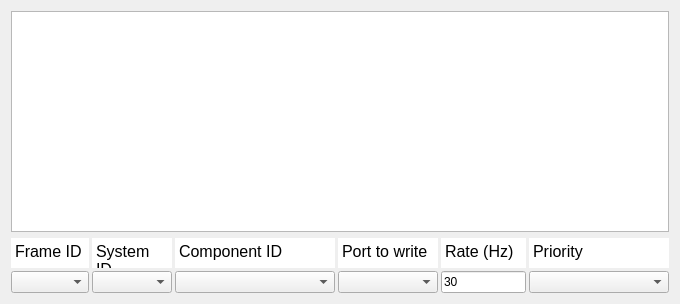
         <widget class="QWidget" name="scrollAreaWidgetContents">
          <property name="geometry">
           <rect>
            <x>0</x>
            <y>0</y>
            <width>680</width>
            <height>304</height>
           </rect>
          </property>
          <layout class="QVBoxLayout" name="verticalLayout_14">
           <item>
            <widget class="QTableWidget" name="tableWidget_mocap_relay">
             <property name="sizePolicy">
              <sizepolicy hsizetype="Expanding" vsizetype="Expanding">
               <horstretch>0</horstretch>
               <verstretch>0</verstretch>
              </sizepolicy>
             </property>
             <property name="sizeAdjustPolicy">
              <enum>QAbstractScrollArea::AdjustIgnored</enum>
             </property>
             <property name="editTriggers">
              <set>QAbstractItemView::NoEditTriggers</set>
             </property>
             <property name="tabKeyNavigation">
              <bool>false</bool>
             </property>
             <property name="showDropIndicator" stdset="0">
              <bool>false</bool>
             </property>
             <property name="dragDropOverwriteMode">
              <bool>false</bool>
             </property>
             <property name="selectionBehavior">
              <enum>QAbstractItemView::SelectRows</enum>
             </property>
             <attribute name="horizontalHeaderCascadingSectionResizes">
              <bool>true</bool>
             </attribute>
            </widget>
           </item>
           <item>
            <layout class="QHBoxLayout" name="horizontalLayout_6">
             <property name="spacing">
              <number>3</number>
             </property>
             <item>
              <layout class="QVBoxLayout" name="verticalLayout_7">
               <property name="spacing">
                <number>3</number>
               </property>
               <item>
                <widget class="QTextBrowser" name="textBrowser_5">
                 <property name="sizePolicy">
                  <sizepolicy hsizetype="MinimumExpanding" vsizetype="Fixed">
                   <horstretch>0</horstretch>
                   <verstretch>0</verstretch>
                  </sizepolicy>
                 </property>
                 <property name="minimumSize">
                  <size>
                   <width>78</width>
                   <height>30</height>
                  </size>
                 </property>
                 <property name="maximumSize">
                  <size>
                   <width>16777215</width>
                   <height>30</height>
                  </size>
                 </property>
                 <property name="sizeIncrement">
                  <size>
                   <width>0</width>
                   <height>0</height>
                  </size>
                 </property>
                 <property name="baseSize">
                  <size>
                   <width>0</width>
                   <height>0</height>
                  </size>
                 </property>
                 <property name="layoutDirection">
                  <enum>Qt::LeftToRight</enum>
                 </property>
                 <property name="autoFillBackground">
                  <bool>false</bool>
                 </property>
                 <property name="frameShape">
                  <enum>QFrame::NoFrame</enum>
                 </property>
                 <property name="frameShadow">
                  <enum>QFrame::Plain</enum>
                 </property>
                 <property name="verticalScrollBarPolicy">
                  <enum>Qt::ScrollBarAlwaysOff</enum>
                 </property>
                 <property name="horizontalScrollBarPolicy">
                  <enum>Qt::ScrollBarAlwaysOff</enum>
                 </property>
                 <property name="sizeAdjustPolicy">
                  <enum>QAbstractScrollArea::AdjustToContents</enum>
                 </property>
                 <property name="lineWrapMode">
                  <enum>QTextEdit::WidgetWidth</enum>
                 </property>
                 <property name="html">
                  <string>&lt;!DOCTYPE HTML PUBLIC &quot;-//W3C//DTD HTML 4.0//EN&quot; &quot;http://www.w3.org/TR/REC-html40/strict.dtd&quot;&gt;
&lt;html&gt;&lt;head&gt;&lt;meta name=&quot;qrichtext&quot; content=&quot;1&quot; /&gt;&lt;meta charset=&quot;utf-8&quot; /&gt;&lt;style type=&quot;text/css&quot;&gt;
p, li { white-space: pre-wrap; }
hr { height: 1px; border-width: 0; }
li.unchecked::marker { content: &quot;\2610&quot;; }
li.checked::marker { content: &quot;\2612&quot;; }
&lt;/style&gt;&lt;/head&gt;&lt;body style=&quot; font-family:'Segoe UI'; font-size:9pt; font-weight:400; font-style:normal;&quot;&gt;
&lt;p style=&quot; margin-top:0px; margin-bottom:0px; margin-left:0px; margin-right:0px; -qt-block-indent:0; text-indent:0px;&quot;&gt;&lt;span style=&quot; font-size:12pt;&quot;&gt;Frame ID&lt;/span&gt;&lt;/p&gt;&lt;/body&gt;&lt;/html&gt;</string>
                 </property>
                 <property name="textInteractionFlags">
                  <set>Qt::NoTextInteraction</set>
                 </property>
                </widget>
               </item>
               <item>
                <widget class="QComboBox" name="cmbx_relay_frameid">
                 <property name="sizePolicy">
                  <sizepolicy hsizetype="MinimumExpanding" vsizetype="Fixed">
                   <horstretch>30</horstretch>
                   <verstretch>0</verstretch>
                  </sizepolicy>
                 </property>
                 <property name="minimumSize">
                  <size>
                   <width>78</width>
                   <height>0</height>
                  </size>
                 </property>
                 <property name="maximumSize">
                  <size>
                   <width>16777215</width>
                   <height>16777215</height>
                  </size>
                 </property>
                 <property name="baseSize">
                  <size>
                   <width>0</width>
                   <height>0</height>
                  </size>
                 </property>
                </widget>
               </item>
              </layout>
             </item>
             <item>
              <layout class="QVBoxLayout" name="verticalLayout_8">
               <property name="spacing">
                <number>3</number>
               </property>
               <item>
                <widget class="QTextBrowser" name="textBrowser_7">
                 <property name="sizePolicy">
                  <sizepolicy hsizetype="MinimumExpanding" vsizetype="Fixed">
                   <horstretch>0</horstretch>
                   <verstretch>0</verstretch>
                  </sizepolicy>
                 </property>
                 <property name="minimumSize">
                  <size>
                   <width>80</width>
                   <height>30</height>
                  </size>
                 </property>
                 <property name="maximumSize">
                  <size>
                   <width>16777215</width>
                   <height>30</height>
                  </size>
                 </property>
                 <property name="sizeIncrement">
                  <size>
                   <width>0</width>
                   <height>0</height>
                  </size>
                 </property>
                 <property name="baseSize">
                  <size>
                   <width>0</width>
                   <height>0</height>
                  </size>
                 </property>
                 <property name="layoutDirection">
                  <enum>Qt::LeftToRight</enum>
                 </property>
                 <property name="autoFillBackground">
                  <bool>false</bool>
                 </property>
                 <property name="frameShape">
                  <enum>QFrame::NoFrame</enum>
                 </property>
                 <property name="frameShadow">
                  <enum>QFrame::Plain</enum>
                 </property>
                 <property name="verticalScrollBarPolicy">
                  <enum>Qt::ScrollBarAlwaysOff</enum>
                 </property>
                 <property name="horizontalScrollBarPolicy">
                  <enum>Qt::ScrollBarAlwaysOff</enum>
                 </property>
                 <property name="sizeAdjustPolicy">
                  <enum>QAbstractScrollArea::AdjustToContents</enum>
                 </property>
                 <property name="lineWrapMode">
                  <enum>QTextEdit::WidgetWidth</enum>
                 </property>
                 <property name="html">
                  <string>&lt;!DOCTYPE HTML PUBLIC &quot;-//W3C//DTD HTML 4.0//EN&quot; &quot;http://www.w3.org/TR/REC-html40/strict.dtd&quot;&gt;
&lt;html&gt;&lt;head&gt;&lt;meta name=&quot;qrichtext&quot; content=&quot;1&quot; /&gt;&lt;meta charset=&quot;utf-8&quot; /&gt;&lt;style type=&quot;text/css&quot;&gt;
p, li { white-space: pre-wrap; }
hr { height: 1px; border-width: 0; }
li.unchecked::marker { content: &quot;\2610&quot;; }
li.checked::marker { content: &quot;\2612&quot;; }
&lt;/style&gt;&lt;/head&gt;&lt;body style=&quot; font-family:'Segoe UI'; font-size:9pt; font-weight:400; font-style:normal;&quot;&gt;
&lt;p style=&quot; margin-top:0px; margin-bottom:0px; margin-left:0px; margin-right:0px; -qt-block-indent:0; text-indent:0px;&quot;&gt;&lt;span style=&quot; font-size:12pt;&quot;&gt;System ID&lt;/span&gt;&lt;/p&gt;&lt;/body&gt;&lt;/html&gt;</string>
                 </property>
                 <property name="textInteractionFlags">
                  <set>Qt::NoTextInteraction</set>
                 </property>
                </widget>
               </item>
               <item>
                <widget class="QComboBox" name="cmbx_relay_sysid">
                 <property name="sizePolicy">
                  <sizepolicy hsizetype="MinimumExpanding" vsizetype="Fixed">
                   <horstretch>30</horstretch>
                   <verstretch>0</verstretch>
                  </sizepolicy>
                 </property>
                 <property name="minimumSize">
                  <size>
                   <width>80</width>
                   <height>0</height>
                  </size>
                 </property>
                 <property name="maximumSize">
                  <size>
                   <width>16777215</width>
                   <height>16777215</height>
                  </size>
                 </property>
                 <property name="baseSize">
                  <size>
                   <width>0</width>
                   <height>0</height>
                  </size>
                 </property>
                </widget>
               </item>
              </layout>
             </item>
             <item>
              <layout class="QVBoxLayout" name="verticalLayout_10">
               <property name="spacing">
                <number>3</number>
               </property>
               <item>
                <widget class="QTextBrowser" name="textBrowser_8">
                 <property name="sizePolicy">
                  <sizepolicy hsizetype="MinimumExpanding" vsizetype="Fixed">
                   <horstretch>0</horstretch>
                   <verstretch>0</verstretch>
                  </sizepolicy>
                 </property>
                 <property name="minimumSize">
                  <size>
                   <width>160</width>
                   <height>30</height>
                  </size>
                 </property>
                 <property name="maximumSize">
                  <size>
                   <width>16777215</width>
                   <height>30</height>
                  </size>
                 </property>
                 <property name="sizeIncrement">
                  <size>
                   <width>0</width>
                   <height>0</height>
                  </size>
                 </property>
                 <property name="baseSize">
                  <size>
                   <width>0</width>
                   <height>0</height>
                  </size>
                 </property>
                 <property name="layoutDirection">
                  <enum>Qt::LeftToRight</enum>
                 </property>
                 <property name="autoFillBackground">
                  <bool>false</bool>
                 </property>
                 <property name="frameShape">
                  <enum>QFrame::NoFrame</enum>
                 </property>
                 <property name="frameShadow">
                  <enum>QFrame::Plain</enum>
                 </property>
                 <property name="verticalScrollBarPolicy">
                  <enum>Qt::ScrollBarAlwaysOff</enum>
                 </property>
                 <property name="horizontalScrollBarPolicy">
                  <enum>Qt::ScrollBarAlwaysOff</enum>
                 </property>
                 <property name="sizeAdjustPolicy">
                  <enum>QAbstractScrollArea::AdjustToContents</enum>
                 </property>
                 <property name="lineWrapMode">
                  <enum>QTextEdit::WidgetWidth</enum>
                 </property>
                 <property name="html">
                  <string>&lt;!DOCTYPE HTML PUBLIC &quot;-//W3C//DTD HTML 4.0//EN&quot; &quot;http://www.w3.org/TR/REC-html40/strict.dtd&quot;&gt;
&lt;html&gt;&lt;head&gt;&lt;meta name=&quot;qrichtext&quot; content=&quot;1&quot; /&gt;&lt;meta charset=&quot;utf-8&quot; /&gt;&lt;style type=&quot;text/css&quot;&gt;
p, li { white-space: pre-wrap; }
hr { height: 1px; border-width: 0; }
li.unchecked::marker { content: &quot;\2610&quot;; }
li.checked::marker { content: &quot;\2612&quot;; }
&lt;/style&gt;&lt;/head&gt;&lt;body style=&quot; font-family:'Segoe UI'; font-size:9pt; font-weight:400; font-style:normal;&quot;&gt;
&lt;p style=&quot; margin-top:0px; margin-bottom:0px; margin-left:0px; margin-right:0px; -qt-block-indent:0; text-indent:0px;&quot;&gt;&lt;span style=&quot; font-size:12pt;&quot;&gt;Component ID&lt;/span&gt;&lt;/p&gt;&lt;/body&gt;&lt;/html&gt;</string>
                 </property>
                 <property name="textInteractionFlags">
                  <set>Qt::NoTextInteraction</set>
                 </property>
                </widget>
               </item>
               <item>
                <widget class="QComboBox" name="cmbx_relay_compid">
                 <property name="sizePolicy">
                  <sizepolicy hsizetype="MinimumExpanding" vsizetype="Fixed">
                   <horstretch>30</horstretch>
                   <verstretch>0</verstretch>
                  </sizepolicy>
                 </property>
                 <property name="minimumSize">
                  <size>
                   <width>160</width>
                   <height>0</height>
                  </size>
                 </property>
                 <property name="maximumSize">
                  <size>
                   <width>16777215</width>
                   <height>16777215</height>
                  </size>
                 </property>
                 <property name="baseSize">
                  <size>
                   <width>0</width>
                   <height>0</height>
                  </size>
                 </property>
                </widget>
               </item>
              </layout>
             </item>
             <item>
              <layout class="QVBoxLayout" name="verticalLayout_11">
               <property name="spacing">
                <number>3</number>
               </property>
               <item>
                <widget class="QTextBrowser" name="textBrowser_11">
                 <property name="sizePolicy">
                  <sizepolicy hsizetype="MinimumExpanding" vsizetype="Fixed">
                   <horstretch>0</horstretch>
                   <verstretch>0</verstretch>
                  </sizepolicy>
                 </property>
                 <property name="minimumSize">
                  <size>
                   <width>100</width>
                   <height>30</height>
                  </size>
                 </property>
                 <property name="maximumSize">
                  <size>
                   <width>16777215</width>
                   <height>30</height>
                  </size>
                 </property>
                 <property name="sizeIncrement">
                  <size>
                   <width>0</width>
                   <height>0</height>
                  </size>
                 </property>
                 <property name="baseSize">
                  <size>
                   <width>0</width>
                   <height>0</height>
                  </size>
                 </property>
                 <property name="layoutDirection">
                  <enum>Qt::LeftToRight</enum>
                 </property>
                 <property name="autoFillBackground">
                  <bool>false</bool>
                 </property>
                 <property name="frameShape">
                  <enum>QFrame::NoFrame</enum>
                 </property>
                 <property name="frameShadow">
                  <enum>QFrame::Plain</enum>
                 </property>
                 <property name="verticalScrollBarPolicy">
                  <enum>Qt::ScrollBarAlwaysOff</enum>
                 </property>
                 <property name="horizontalScrollBarPolicy">
                  <enum>Qt::ScrollBarAlwaysOff</enum>
                 </property>
                 <property name="sizeAdjustPolicy">
                  <enum>QAbstractScrollArea::AdjustToContents</enum>
                 </property>
                 <property name="lineWrapMode">
                  <enum>QTextEdit::WidgetWidth</enum>
                 </property>
                 <property name="html">
                  <string>&lt;!DOCTYPE HTML PUBLIC &quot;-//W3C//DTD HTML 4.0//EN&quot; &quot;http://www.w3.org/TR/REC-html40/strict.dtd&quot;&gt;
&lt;html&gt;&lt;head&gt;&lt;meta name=&quot;qrichtext&quot; content=&quot;1&quot; /&gt;&lt;meta charset=&quot;utf-8&quot; /&gt;&lt;style type=&quot;text/css&quot;&gt;
p, li { white-space: pre-wrap; }
hr { height: 1px; border-width: 0; }
li.unchecked::marker { content: &quot;\2610&quot;; }
li.checked::marker { content: &quot;\2612&quot;; }
&lt;/style&gt;&lt;/head&gt;&lt;body style=&quot; font-family:'Segoe UI'; font-size:9pt; font-weight:400; font-style:normal;&quot;&gt;
&lt;p style=&quot; margin-top:0px; margin-bottom:0px; margin-left:0px; margin-right:0px; -qt-block-indent:0; text-indent:0px;&quot;&gt;&lt;span style=&quot; font-size:12pt;&quot;&gt;Port to write&lt;/span&gt;&lt;/p&gt;&lt;/body&gt;&lt;/html&gt;</string>
                 </property>
                 <property name="textInteractionFlags">
                  <set>Qt::NoTextInteraction</set>
                 </property>
                </widget>
               </item>
               <item>
                <widget class="QComboBox" name="cmbx_relay_port_name">
                 <property name="sizePolicy">
                  <sizepolicy hsizetype="MinimumExpanding" vsizetype="Fixed">
                   <horstretch>0</horstretch>
                   <verstretch>0</verstretch>
                  </sizepolicy>
                 </property>
                 <property name="minimumSize">
                  <size>
                   <width>100</width>
                   <height>0</height>
                  </size>
                 </property>
                 <property name="maximumSize">
                  <size>
                   <width>16777215</width>
                   <height>16777215</height>
                  </size>
                 </property>
                 <property name="baseSize">
                  <size>
                   <width>0</width>
                   <height>0</height>
                  </size>
                 </property>
                </widget>
               </item>
              </layout>
             </item>
             <item>
              <layout class="QVBoxLayout" name="verticalLayout_13">
               <property name="spacing">
                <number>3</number>
               </property>
               <item>
                <widget class="QTextBrowser" name="textBrowser_6">
                 <property name="sizePolicy">
                  <sizepolicy hsizetype="MinimumExpanding" vsizetype="Fixed">
                   <horstretch>0</horstretch>
                   <verstretch>0</verstretch>
                  </sizepolicy>
                 </property>
                 <property name="minimumSize">
                  <size>
                   <width>75</width>
                   <height>30</height>
                  </size>
                 </property>
                 <property name="maximumSize">
                  <size>
                   <width>16777215</width>
                   <height>30</height>
                  </size>
                 </property>
                 <property name="sizeIncrement">
                  <size>
                   <width>0</width>
                   <height>0</height>
                  </size>
                 </property>
                 <property name="baseSize">
                  <size>
                   <width>0</width>
                   <height>0</height>
                  </size>
                 </property>
                 <property name="layoutDirection">
                  <enum>Qt::LeftToRight</enum>
                 </property>
                 <property name="autoFillBackground">
                  <bool>false</bool>
                 </property>
                 <property name="frameShape">
                  <enum>QFrame::NoFrame</enum>
                 </property>
                 <property name="frameShadow">
                  <enum>QFrame::Plain</enum>
                 </property>
                 <property name="verticalScrollBarPolicy">
                  <enum>Qt::ScrollBarAlwaysOff</enum>
                 </property>
                 <property name="horizontalScrollBarPolicy">
                  <enum>Qt::ScrollBarAlwaysOff</enum>
                 </property>
                 <property name="sizeAdjustPolicy">
                  <enum>QAbstractScrollArea::AdjustToContents</enum>
                 </property>
                 <property name="lineWrapMode">
                  <enum>QTextEdit::WidgetWidth</enum>
                 </property>
                 <property name="html">
                  <string>&lt;!DOCTYPE HTML PUBLIC &quot;-//W3C//DTD HTML 4.0//EN&quot; &quot;http://www.w3.org/TR/REC-html40/strict.dtd&quot;&gt;
&lt;html&gt;&lt;head&gt;&lt;meta name=&quot;qrichtext&quot; content=&quot;1&quot; /&gt;&lt;meta charset=&quot;utf-8&quot; /&gt;&lt;style type=&quot;text/css&quot;&gt;
p, li { white-space: pre-wrap; }
hr { height: 1px; border-width: 0; }
li.unchecked::marker { content: &quot;\2610&quot;; }
li.checked::marker { content: &quot;\2612&quot;; }
&lt;/style&gt;&lt;/head&gt;&lt;body style=&quot; font-family:'Segoe UI'; font-size:9pt; font-weight:400; font-style:normal;&quot;&gt;
&lt;p style=&quot; margin-top:0px; margin-bottom:0px; margin-left:0px; margin-right:0px; -qt-block-indent:0; text-indent:0px;&quot;&gt;&lt;span style=&quot; font-size:12pt;&quot;&gt;Rate (Hz)&lt;/span&gt;&lt;/p&gt;&lt;/body&gt;&lt;/html&gt;</string>
                 </property>
                 <property name="textInteractionFlags">
                  <set>Qt::NoTextInteraction</set>
                 </property>
                </widget>
               </item>
               <item>
                <widget class="QLineEdit" name="txt_relay_update_rate_hz">
                 <property name="sizePolicy">
                  <sizepolicy hsizetype="MinimumExpanding" vsizetype="Fixed">
                   <horstretch>0</horstretch>
                   <verstretch>0</verstretch>
                  </sizepolicy>
                 </property>
                 <property name="minimumSize">
                  <size>
                   <width>75</width>
                   <height>0</height>
                  </size>
                 </property>
                 <property name="maximumSize">
                  <size>
                   <width>16777215</width>
                   <height>16777215</height>
                  </size>
                 </property>
                 <property name="inputMask">
                  <string notr="true"/>
                 </property>
                 <property name="text">
                  <string notr="true">30</string>
                 </property>
                 <property name="maxLength">
                  <number>10</number>
                 </property>
                </widget>
               </item>
              </layout>
             </item>
             <item>
              <layout class="QVBoxLayout" name="verticalLayout_12">
               <property name="spacing">
                <number>3</number>
               </property>
               <item>
                <widget class="QTextBrowser" name="textBrowser_16">
                 <property name="sizePolicy">
                  <sizepolicy hsizetype="MinimumExpanding" vsizetype="Ignored">
                   <horstretch>0</horstretch>
                   <verstretch>0</verstretch>
                  </sizepolicy>
                 </property>
                 <property name="minimumSize">
                  <size>
                   <width>140</width>
                   <height>30</height>
                  </size>
                 </property>
                 <property name="maximumSize">
                  <size>
                   <width>16777215</width>
                   <height>30</height>
                  </size>
                 </property>
                 <property name="sizeIncrement">
                  <size>
                   <width>0</width>
                   <height>0</height>
                  </size>
                 </property>
                 <property name="frameShape">
                  <enum>QFrame::NoFrame</enum>
                 </property>
                 <property name="frameShadow">
                  <enum>QFrame::Plain</enum>
                 </property>
                 <property name="verticalScrollBarPolicy">
                  <enum>Qt::ScrollBarAlwaysOff</enum>
                 </property>
                 <property name="horizontalScrollBarPolicy">
                  <enum>Qt::ScrollBarAlwaysOff</enum>
                 </property>
                 <property name="sizeAdjustPolicy">
                  <enum>QAbstractScrollArea::AdjustToContents</enum>
                 </property>
                 <property name="html">
                  <string>&lt;!DOCTYPE HTML PUBLIC &quot;-//W3C//DTD HTML 4.0//EN&quot; &quot;http://www.w3.org/TR/REC-html40/strict.dtd&quot;&gt;
&lt;html&gt;&lt;head&gt;&lt;meta name=&quot;qrichtext&quot; content=&quot;1&quot; /&gt;&lt;meta charset=&quot;utf-8&quot; /&gt;&lt;style type=&quot;text/css&quot;&gt;
p, li { white-space: pre-wrap; }
hr { height: 1px; border-width: 0; }
li.unchecked::marker { content: &quot;\2610&quot;; }
li.checked::marker { content: &quot;\2612&quot;; }
&lt;/style&gt;&lt;/head&gt;&lt;body style=&quot; font-family:'Segoe UI'; font-size:9pt; font-weight:400; font-style:normal;&quot;&gt;
&lt;p style=&quot; margin-top:0px; margin-bottom:0px; margin-left:0px; margin-right:0px; -qt-block-indent:0; text-indent:0px;&quot;&gt;&lt;span style=&quot; font-size:12pt;&quot;&gt;Priority&lt;/span&gt;&lt;/p&gt;&lt;/body&gt;&lt;/html&gt;</string>
                 </property>
                </widget>
               </item>
               <item>
                <widget class="QComboBox" name="cmbx_relay_priority">
                 <property name="sizePolicy">
                  <sizepolicy hsizetype="MinimumExpanding" vsizetype="Fixed">
                   <horstretch>0</horstretch>
                   <verstretch>0</verstretch>
                  </sizepolicy>
                 </property>
                 <property name="minimumSize">
                  <size>
                   <width>140</width>
                   <height>0</height>
                  </size>
                 </property>
                </widget>
               </item>
              </layout>
             </item>
            </layout>
           </item>
          </layout>
         </widget>
